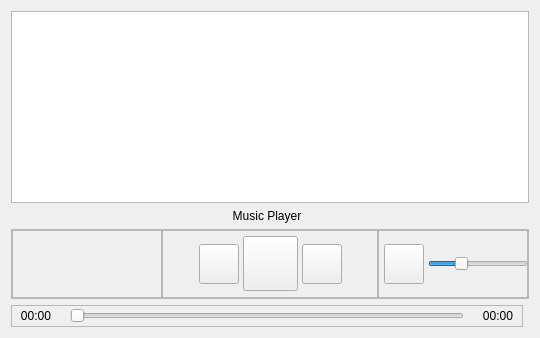
         <widget class="QWidget" name="music_page">
          <property name="styleSheet">
           <string notr="true"/>
          </property>
          <layout class="QGridLayout" name="gridLayout_4">
           <item row="0" column="0" colspan="2">
            <widget class="QListWidget" name="listWidget">
             <property name="styleSheet">
              <string notr="true"/>
             </property>
             <property name="dragEnabled">
              <bool>false</bool>
             </property>
             <property name="verticalScrollMode">
              <enum>QAbstractItemView::ScrollPerItem</enum>
             </property>
            </widget>
           </item>
           <item row="3" column="0">
            <widget class="QFrame" name="frame_5">
             <property name="frameShape">
              <enum>QFrame::StyledPanel</enum>
             </property>
             <property name="frameShadow">
              <enum>QFrame::Raised</enum>
             </property>
             <layout class="QGridLayout" name="gridLayout_8">
              <property name="leftMargin">
               <number>0</number>
              </property>
              <property name="topMargin">
               <number>0</number>
              </property>
              <property name="rightMargin">
               <number>0</number>
              </property>
              <property name="bottomMargin">
               <number>0</number>
              </property>
              <property name="horizontalSpacing">
               <number>10</number>
              </property>
              <property name="verticalSpacing">
               <number>0</number>
              </property>
              <item row="0" column="1">
               <widget class="QSlider" name="position">
                <property name="minimumSize">
                 <size>
                  <width>0</width>
                  <height>20</height>
                 </size>
                </property>
                <property name="maximumSize">
                 <size>
                  <width>16777215</width>
                  <height>20</height>
                 </size>
                </property>
                <property name="toolTip">
                 <string>Position</string>
                </property>
                <property name="styleSheet">
                 <string notr="true"/>
                </property>
                <property name="tracking">
                 <bool>true</bool>
                </property>
                <property name="orientation">
                 <enum>Qt::Horizontal</enum>
                </property>
                <property name="tickPosition">
                 <enum>QSlider::NoTicks</enum>
                </property>
                <property name="tickInterval">
                 <number>0</number>
                </property>
               </widget>
              </item>
              <item row="0" column="2">
               <widget class="QLabel" name="totalPos">
                <property name="minimumSize">
                 <size>
                  <width>48</width>
                  <height>0</height>
                 </size>
                </property>
                <property name="styleSheet">
                 <string notr="true"/>
                </property>
                <property name="text">
                 <string>00:00</string>
                </property>
                <property name="alignment">
                 <set>Qt::AlignCenter</set>
                </property>
               </widget>
              </item>
              <item row="0" column="0">
               <widget class="QLabel" name="currentPos">
                <property name="minimumSize">
                 <size>
                  <width>48</width>
                  <height>0</height>
                 </size>
                </property>
                <property name="text">
                 <string>00:00</string>
                </property>
                <property name="alignment">
                 <set>Qt::AlignCenter</set>
                </property>
               </widget>
              </item>
             </layout>
            </widget>
           </item>
           <item row="1" column="0">
            <widget class="QLabel" name="song">
             <property name="styleSheet">
              <string notr="true"/>
             </property>
             <property name="text">
              <string>Music Player</string>
             </property>
             <property name="alignment">
              <set>Qt::AlignCenter</set>
             </property>
            </widget>
           </item>
           <item row="2" column="0" colspan="2">
            <widget class="QFrame" name="frame">
             <property name="minimumSize">
              <size>
               <width>0</width>
               <height>70</height>
              </size>
             </property>
             <property name="frameShape">
              <enum>QFrame::StyledPanel</enum>
             </property>
             <property name="frameShadow">
              <enum>QFrame::Raised</enum>
             </property>
             <layout class="QGridLayout" name="gridLayout_6">
              <property name="leftMargin">
               <number>0</number>
              </property>
              <property name="topMargin">
               <number>0</number>
              </property>
              <property name="rightMargin">
               <number>0</number>
              </property>
              <property name="bottomMargin">
               <number>0</number>
              </property>
              <property name="spacing">
               <number>0</number>
              </property>
              <item row="0" column="1">
               <widget class="QFrame" name="frame_2">
                <property name="styleSheet">
                 <string notr="true"/>
                </property>
                <property name="frameShape">
                 <enum>QFrame::StyledPanel</enum>
                </property>
                <property name="frameShadow">
                 <enum>QFrame::Raised</enum>
                </property>
                <layout class="QGridLayout" name="gridLayout_7">
                 <property name="leftMargin">
                  <number>0</number>
                 </property>
                 <property name="topMargin">
                  <number>0</number>
                 </property>
                 <property name="rightMargin">
                  <number>0</number>
                 </property>
                 <property name="bottomMargin">
                  <number>0</number>
                 </property>
                 <property name="horizontalSpacing">
                  <number>4</number>
                 </property>
                 <property name="verticalSpacing">
                  <number>0</number>
                 </property>
                 <item row="0" column="1" rowspan="2">
                  <spacer name="horizontalSpacer_4">
                   <property name="orientation">
                    <enum>Qt::Horizontal</enum>
                   </property>
                   <property name="sizeHint" stdset="0">
                    <size>
                     <width>36</width>
                     <height>27</height>
                    </size>
                   </property>
                  </spacer>
                 </item>
                 <item row="0" column="3" rowspan="2" alignment="Qt::AlignVCenter">
                  <widget class="QPushButton" name="play">
                   <property name="minimumSize">
                    <size>
                     <width>55</width>
                     <height>55</height>
                    </size>
                   </property>
                   <property name="maximumSize">
                    <size>
                     <width>55</width>
                     <height>55</height>
                    </size>
                   </property>
                   <property name="cursor">
                    <cursorShape>PointingHandCursor</cursorShape>
                   </property>
                   <property name="toolTip">
                    <string>Play</string>
                   </property>
                   <property name="styleSheet">
                    <string notr="true"/>
                   </property>
                   <property name="text">
                    <string/>
                   </property>
                   <property name="icon">
                    <iconset resource="resources.qrc">
                     <normaloff>:/mediaControls/Assets/Light/pause.png</normaloff>:/mediaControls/Assets/Light/pause.png</iconset>
                   </property>
                   <property name="iconSize">
                    <size>
                     <width>30</width>
                     <height>30</height>
                    </size>
                   </property>
                   <property name="shortcut">
                    <string>Space</string>
                   </property>
                  </widget>
                 </item>
                 <item row="0" column="4" rowspan="2" alignment="Qt::AlignVCenter">
                  <widget class="QPushButton" name="next">
                   <property name="minimumSize">
                    <size>
                     <width>40</width>
                     <height>40</height>
                    </size>
                   </property>
                   <property name="maximumSize">
                    <size>
                     <width>40</width>
                     <height>40</height>
                    </size>
                   </property>
                   <property name="toolTip">
                    <string>Next</string>
                   </property>
                   <property name="styleSheet">
                    <string notr="true"/>
                   </property>
                   <property name="text">
                    <string/>
                   </property>
                   <property name="icon">
                    <iconset resource="resources.qrc">
                     <normaloff>:/mediaControls/Assets/Light/next.png</normaloff>:/mediaControls/Assets/Light/next.png</iconset>
                   </property>
                   <property name="iconSize">
                    <size>
                     <width>20</width>
                     <height>20</height>
                    </size>
                   </property>
                  </widget>
                 </item>
                 <item row="0" column="2" rowspan="2" alignment="Qt::AlignVCenter">
                  <widget class="QPushButton" name="previous">
                   <property name="minimumSize">
                    <size>
                     <width>40</width>
                     <height>40</height>
                    </size>
                   </property>
                   <property name="maximumSize">
                    <size>
                     <width>40</width>
                     <height>40</height>
                    </size>
                   </property>
                   <property name="toolTip">
                    <string>Previous</string>
                   </property>
                   <property name="styleSheet">
                    <string notr="true"/>
                   </property>
                   <property name="text">
                    <string/>
                   </property>
                   <property name="icon">
                    <iconset resource="resources.qrc">
                     <normaloff>:/mediaControls/Assets/Light/previous.png</normaloff>:/mediaControls/Assets/Light/previous.png</iconset>
                   </property>
                  </widget>
                 </item>
                 <item row="0" column="6" rowspan="2">
                  <spacer name="horizontalSpacer_3">
                   <property name="orientation">
                    <enum>Qt::Horizontal</enum>
                   </property>
                   <property name="sizeHint" stdset="0">
                    <size>
                     <width>35</width>
                     <height>27</height>
                    </size>
                   </property>
                  </spacer>
                 </item>
                </layout>
               </widget>
              </item>
              <item row="0" column="2">
               <widget class="QFrame" name="frame_3">
                <property name="minimumSize">
                 <size>
                  <width>150</width>
                  <height>0</height>
                 </size>
                </property>
                <property name="maximumSize">
                 <size>
                  <width>150</width>
                  <height>16777215</height>
                 </size>
                </property>
                <property name="frameShape">
                 <enum>QFrame::StyledPanel</enum>
                </property>
                <property name="frameShadow">
                 <enum>QFrame::Raised</enum>
                </property>
                <layout class="QHBoxLayout" name="horizontalLayout_4">
                 <property name="spacing">
                  <number>4</number>
                 </property>
                 <property name="leftMargin">
                  <number>5</number>
                 </property>
                 <property name="topMargin">
                  <number>0</number>
                 </property>
                 <property name="rightMargin">
                  <number>0</number>
                 </property>
                 <property name="bottomMargin">
                  <number>0</number>
                 </property>
                 <item alignment="Qt::AlignVCenter">
                  <widget class="QPushButton" name="volume_button">
                   <property name="minimumSize">
                    <size>
                     <width>40</width>
                     <height>40</height>
                    </size>
                   </property>
                   <property name="maximumSize">
                    <size>
                     <width>40</width>
                     <height>40</height>
                    </size>
                   </property>
                   <property name="toolTip">
                    <string>Volume</string>
                   </property>
                   <property name="text">
                    <string/>
                   </property>
                   <property name="icon">
                    <iconset resource="resources.qrc">
                     <normaloff>:/mediaControls/Assets/Light/volume_down.png</normaloff>:/mediaControls/Assets/Light/volume_down.png</iconset>
                   </property>
                  </widget>
                 </item>
                 <item>
                  <widget class="QSlider" name="volume">
                   <property name="minimumSize">
                    <size>
                     <width>100</width>
                     <height>20</height>
                    </size>
                   </property>
                   <property name="maximumSize">
                    <size>
                     <width>16777215</width>
                     <height>20</height>
                    </size>
                   </property>
                   <property name="styleSheet">
                    <string notr="true"/>
                   </property>
                   <property name="maximum">
                    <number>50</number>
                   </property>
                   <property name="value">
                    <number>15</number>
                   </property>
                   <property name="tracking">
                    <bool>true</bool>
                   </property>
                   <property name="orientation">
                    <enum>Qt::Horizontal</enum>
                   </property>
                   <property name="invertedAppearance">
                    <bool>false</bool>
                   </property>
                  </widget>
                 </item>
                </layout>
               </widget>
              </item>
              <item row="0" column="0">
               <widget class="QFrame" name="frame_4">
                <property name="minimumSize">
                 <size>
                  <width>150</width>
                  <height>0</height>
                 </size>
                </property>
                <property name="maximumSize">
                 <size>
                  <width>150</width>
                  <height>16777215</height>
                 </size>
                </property>
                <property name="frameShape">
                 <enum>QFrame::StyledPanel</enum>
                </property>
                <property name="frameShadow">
                 <enum>QFrame::Raised</enum>
                </property>
               </widget>
              </item>
             </layout>
            </widget>
           </item>
          </layout>
         </widget>
